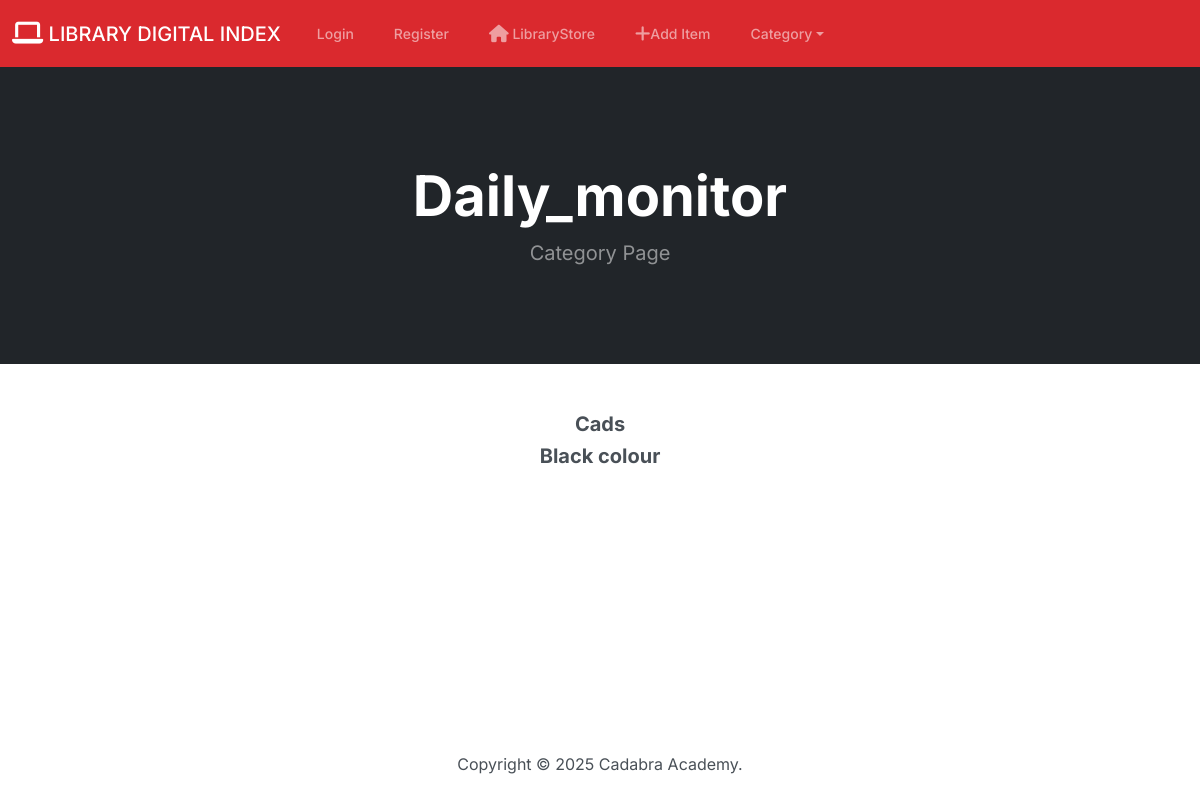
The page /category/Daily_monitor on the database its author committed.
### students/models.py (models this page shows, shortened)
class Category(models.Model):
    name = models.CharField(max_length=50)
    def __str__(self):
        return self.name
    class Meta:
        verbose_name_plural = 'Categories'

class Product(models.Model):
    name = models.CharField(max_length=100)
    category = models.ForeignKey(Category, on_delete=models.CASCADE, default=1)
    description = models.CharField(max_length=250, default='', blank=True, null=True)

### students/views.py (the view)
# urls.py: path('category/<str:foo>', views.category, name='category'),
def category(request, foo):
    foo = foo.replace('-', '')
    try:
        category = Category.objects.get(name=foo)
        products = Product.objects.filter(category=category)
        return render(request, 'category.html', {'products':products, 'category':category})
    except:
        messages.success(request, ("That Category Doesnot Exist........."))
        return redirect('index')

### students/templates/category.html
{% extends "base.html" %}
{% block content %}
        <header class="bg-dark py-5">
            <div class="container px-4 px-lg-5 my-5">
                <div class="text-center text-white">
                    <h1 class="display-4 fw-bolder">{{ category }}</h1>
                    <p class="lead fw-normal text-white-50 mb-0">Category Page</p>
                </div>
            </div>
        </header>
        <section class="py-5">
            <div class="container">
                <div class="row justify-content-center">
                    {% for product in products %}
                            <div class="container">
                                <div class="text-center">
                                    <h5 class="fw-bolder">{{ product.name }}</h5>
                                </div>
                                <div class="text-center">
                                    <h5 class="fw-bolder">{{ product.description }}</h5>
                                </div>
                            </div>
                    {% endfor %}
                </div>
            </div>
        </section>
{% endblock%}

### rows shown on the page
Category: name "Daily_monitor"
Product: name "Cads", description "Black colour"
